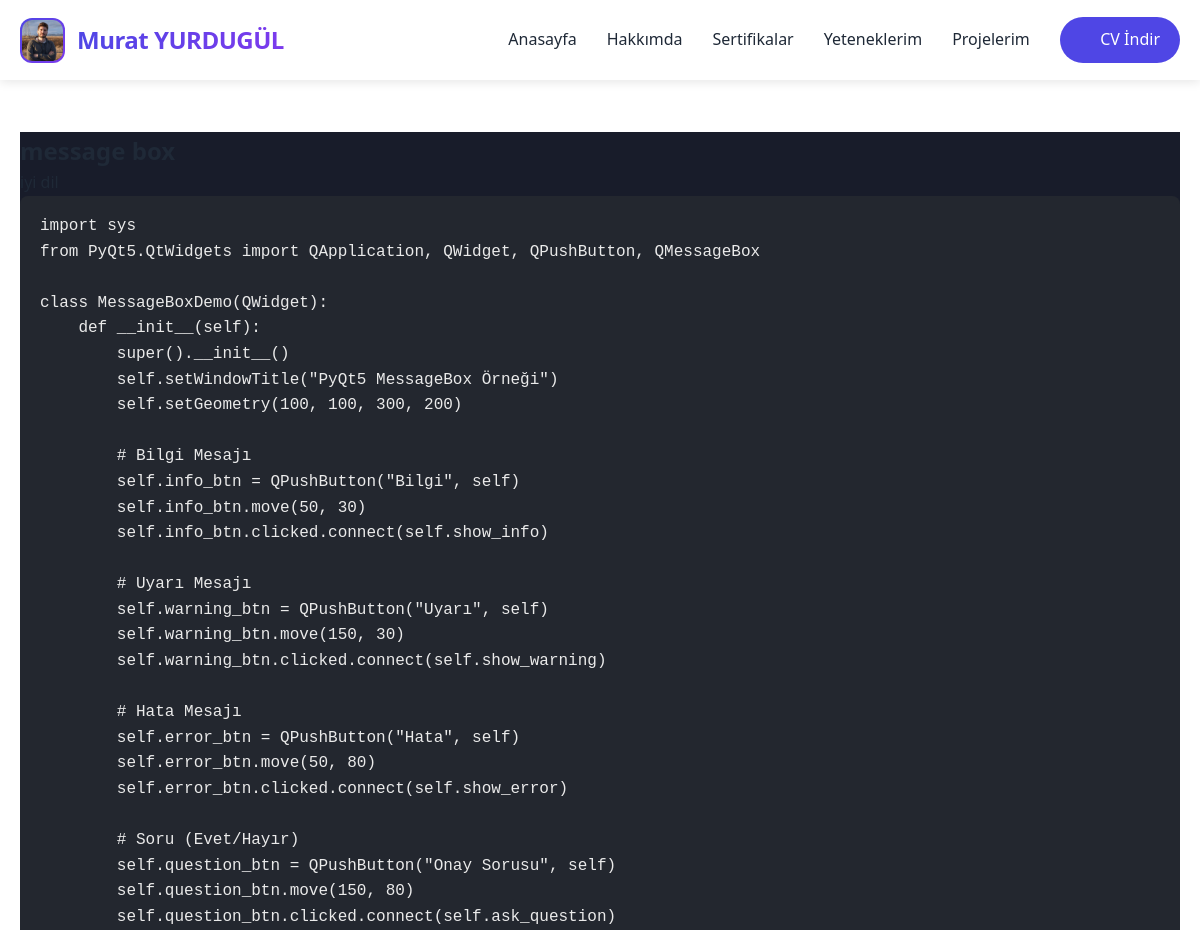
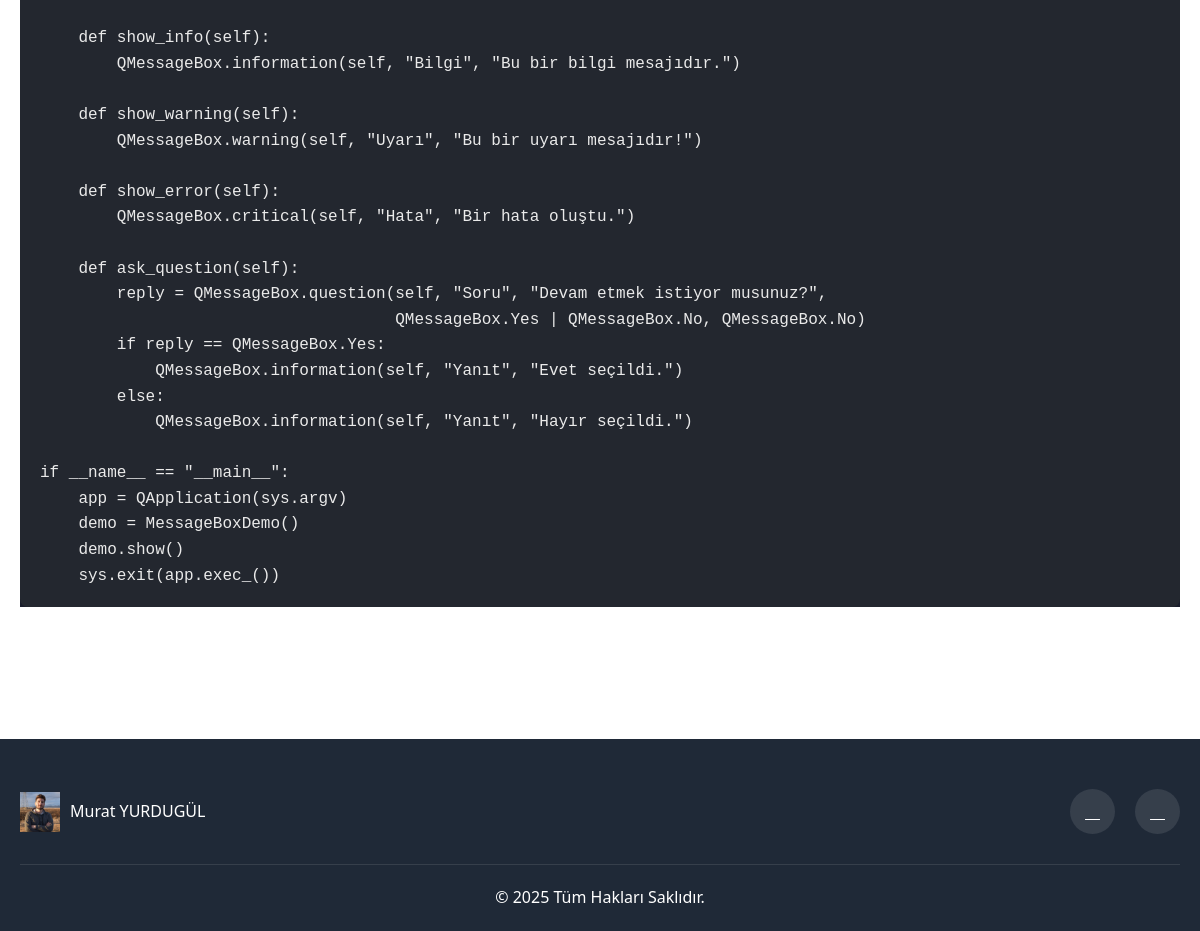
/kod/message-box-python/, run on the app's committed database (2 pictures, top to bottom).
### blog/models.py (models this page shows, shortened)
class SiteSettings(models.Model):
    site_name = models.CharField(max_length=100, verbose_name="Site Adı")
    logo = models.ImageField(upload_to='site/', verbose_name="Logo", blank=True, null=True)
    footer_text = models.CharField(max_length=255, verbose_name="Footer Yazısı", blank=True)
    github = models.URLField(verbose_name="GitHub", blank=True)
    linkedin = models.URLField(verbose_name="LinkedIn", blank=True)
    twitter = models.URLField(verbose_name="Twitter", blank=True)
    instagram = models.URLField(verbose_name="Instagram", blank=True)
    cv_file = models.FileField(upload_to='cv/', verbose_name="CV Dosyası", blank=True, null=True)
    copyright = models.CharField(max_length=255, verbose_name="Copyright", blank=True)
    contact_title = models.CharField(max_length=100, verbose_name="İletişim Başlığı", default="İletişim")
    contact_subtitle = models.TextField(verbose_name="İletişim Alt Başlığı", blank=True, null=True)
    contact_form_title = models.CharField(max_length=100, verbose_name="Form Başlığı", default="Bana Ulaşın")
    contact_form_subtitle = models.TextField(verbose_name="Form Alt Başlığı", blank=True, null=True)
    class Meta:
        verbose_name = "Site Ayarları"
        verbose_name_plural = "Site Ayarları"

class NavbarLink(models.Model):
    title = models.CharField(max_length=100, verbose_name="Link Başlığı")
    section = models.CharField(max_length=100, verbose_name="Bölüm ID'si", help_text="Örnek: home, about, skills, projects, contact")
    order = models.IntegerField(default=0, verbose_name="Sıralama")
    is_active = models.BooleanField(default=True, verbose_name="Aktif mi?")
    created_at = models.DateTimeField(auto_now_add=True)
    updated_at = models.DateTimeField(auto_now=True)
    class Meta:
        verbose_name = "Navbar Link"
        verbose_name_plural = "Navbar Linkleri"
        ordering = ['order']

class BaseModel(models.Model):
    created_at = models.DateTimeField(default=timezone.now)
    updated_at = models.DateTimeField(auto_now=True)
    class Meta:
        abstract = True

class CodeExample(BaseModel):
    title = models.CharField(max_length=200, verbose_name="Başlık")
    language = models.ForeignKey(CodeLanguage, on_delete=models.CASCADE, related_name="code_examples", verbose_name="Programlama Dili")
    category = models.ForeignKey(CodeCategory, on_delete=models.CASCADE, related_name="code_examples", verbose_name="Kategori")
    code = models.TextField(verbose_name="Kod")
    description = models.TextField(verbose_name="Açıklama")
    slug = models.SlugField(max_length=200, unique=True, blank=True)
    class Meta:
        verbose_name = "Kod Örneği"
        verbose_name_plural = "Kod Örnekleri"
        ordering = ['-created_at']

### blog/views.py (the view)
# urls.py: path('kod/<slug:slug>/', codeexample_detail, name='codeexample_detail'),
def codeexample_detail(request, slug):
    codeexample = get_object_or_404(CodeExample, slug=slug)
    return render(request, 'codeexample_detail.html', {'codeexample': codeexample})

### blog/views.py (called while the page is built)
def site_settings(request):
    settings = SiteSettings.objects.first()
    navbar_links = NavbarLink.objects.filter(is_active=True).order_by('order')
    return {
        'site_settings': settings,
        'navbar_links': navbar_links
    }

### templates/codeexample_detail.html (shortened to what this page needs)
{% extends 'base.html' %}
{% load static %}
{% block content %}
<section class="container" style="padding-top:100px; padding-bottom:100px;">
    <div class="row justify-content-center">
        <div class="col-lg-8">
            <div class="card shadow-lg border-0 rounded-4 p-4" style="background:#181c2a; margin-top:32px; margin-bottom:32px;">
                <h1 class="mb-3 text-white">{{ codeexample.title }}</h1>
                <p class="lead text-white-50 mb-4">{{ codeexample.description }}</p>
                <pre style="background:#23272f; color:#eaeaea; border-radius:8px; padding:18px 20px; font-size:1rem; overflow-x:auto;"><code>{{ codeexample.code }}</code></pre>
            </div>
        </div>
    </div>
</section>
{% endblock %}

### templates/partials/navbar.html (shortened to what this page needs)
{% load static %}
<nav class="navbar">
    <div class="container">
        <div class="logo">
            {% if site_settings.logo %}
                <img src="{{ site_settings.logo.url }}" alt="Logo" class="logo-img">
            {% else %}
                <img src="{% static 'images/depositphotos_59724143-stock-illustration-business-concept-progress-of-it.jpg' %}" alt="Logo" class="logo-img">
            {% endif %}
            <span>{{ site_settings.site_name }}</span>
        </div>
        <div class="menu-btn">
            <i class="fas fa-bars"></i>
        </div>
        <ul class="nav-links">
            {% for link in navbar_links %}
                <li><a href="/" data-section="{{ link.section }}">{{ link.title }}</a></li>
            {% endfor %}
            {% if site_settings.cv_file %}
            <li><a href="{{ site_settings.cv_file.url }}" class="btn-cv" target="_blank"><i class="fas fa-download"></i> CV İndir</a></li>
            {% endif %}
        </ul>
    </div>
</nav>

### templates/partials/footer.html (shortened to what this page needs)
{% load static %}
<footer class="footer">
    <div class="container">
        <div class="footer-content">
            <div class="footer-logo">
                {% if site_settings.logo %}
                    <img src="{{ site_settings.logo.url }}" alt="Logo">
                {% else %}
                    <img src="{% static 'images/depositphotos_59724143-stock-illustration-business-concept-progress-of-it.jpg' %}" alt="Logo">
                {% endif %}
                <p>{{ site_settings.site_name }}</p>
            </div>
            <div class="footer-social">
                {% if site_settings.github %}<a href="{{ site_settings.github }}" class="social-icon" target="_blank"><i class="fab fa-github"></i></a>{% endif %}
                {% if site_settings.linkedin %}<a href="{{ site_settings.linkedin }}" class="social-icon" target="_blank"><i class="fab fa-linkedin"></i></a>{% endif %}
            </div>
        </div>
        <div class="footer-bottom">
            <p>{{ site_settings.copyright }}</p>
        </div>
    </div>
</footer>

### static/css/style.css (style rules this page uses)
:root { --gradient-1: #4F46E5; --gradient-2: #7C3AED; --gradient-3: #2563EB; --primary-color: #4F46E5; --secondary-color: #7C3AED; --text-color: #1F2937; --light-text: #6B7280; --bg-color: #ffffff; --light-bg: #F9FAFB; --border-color: #E5E7EB; --transition: all 0.3s ease; }
* { margin: 0; padding: 0; box-sizing: border-box; }
html { scroll-behavior: smooth; }
body { font-family: 'Segoe UI', Tahoma, Geneva, Verdana, sans-serif; line-height: 1.6; color: var(--text-color); background-color: var(--bg-color); }
.container { max-width: 1200px; margin: 0 auto; padding: 0 20px; }
.navbar { position: fixed; top: 0; left: 0; width: 100%; background: rgba(255, 255, 255, 0.95); backdrop-filter: blur(10px); box-shadow: 0 2px 10px rgba(0,0,0,0.1); z-index: 1000; transition: var(--transition); }
.navbar .container { display: flex; justify-content: space-between; align-items: center; height: 80px; }
.logo { display: flex; align-items: center; gap: 12px; text-decoration: none; }
.logo-img { height: 45px; width: 45px; border-radius: 12px; background: linear-gradient(135deg, var(--gradient-1), var(--gradient-2)); padding: 2px; }
.logo span { font-size: 1.5rem; font-weight: 700; background: linear-gradient(to right, var(--gradient-1), var(--gradient-2)); -webkit-background-clip: text; -webkit-text-fill-color: transparent; letter-spacing: -0.5px; }
.nav-links { display: flex; align-items: center; gap: 30px; list-style: none; }
.nav-links a { text-decoration: none; color: var(--text-color); font-weight: 500; transition: var(--transition); position: relative; }
.nav-links a::after { content: ''; position: absolute; bottom: -5px; left: 0; width: 0; height: 2px; background: var(--primary-color); transition: var(--transition); }
.btn-cv { background: var(--primary-color); color: white !important; padding: 10px 20px; border-radius: 30px; display: flex; align-items: center; gap: 8px; }
.social-icon { width: 45px; height: 45px; display: flex; align-items: center; justify-content: center; background: rgba(255,255,255,0.1); border-radius: 50%; color: white; font-size: 1.2rem; transition: var(--transition); border: 2px solid transparent; }
.footer { background: var(--text-color); color: white; padding: 50px 0 20px; }
.footer-content { display: flex; justify-content: space-between; align-items: center; margin-bottom: 30px; }
.footer-logo { display: flex; align-items: center; gap: 10px; }
.footer-logo img { height: 40px; }
.footer-social { display: flex; gap: 20px; }
.footer-bottom { text-align: center; padding-top: 20px; border-top: 1px solid rgba(255,255,255,0.1); }

### templates/base.html (style rules this page uses)
html, body { height: 100%; }
body { min-height: 100vh; display: flex; flex-direction: column; }

### data on the page
SiteSettings: logo (picture), site_name "Murat YURDUGÜL", copyright "© 2025 Tüm Hakları Saklıdır."
NavbarLink: title "Anasayfa"
NavbarLink: title "Hakkımda"
NavbarLink: title "Sertifikalar"
NavbarLink: title "Yeteneklerim"
NavbarLink: title "Projelerim"
CodeExample: code "import sys from PyQt5.QtWidgets import QApplication, QWidget, QPushButton, QMessageBox class MessageBoxDemo(QWidget): def __init__(self): super().__init__() self.setWindowTitle(\"PyQt5 MessageBox Örneği\") self.setGeometry(100, 100, 300, 200) # Bilgi Mesajı self.info_btn = QPushButton(\"Bilgi\", self) self.info_btn.move(50, 30) self.info_btn.clicked.connect(self.show_info) # Uyarı Mesajı self.warning_btn = QPushButton(\"Uyarı\", self) self.warning_btn.move(150, 30) self.warning_btn.clicked.connect(self.show_warning) # Hata Mesajı self.error_btn = QPushButton(\"Hata\", self) self.error_btn.move(50, 80) self.error_btn.clicked.connect(self.show_error) # Soru (Evet/Hayır) self.question_btn =…"
